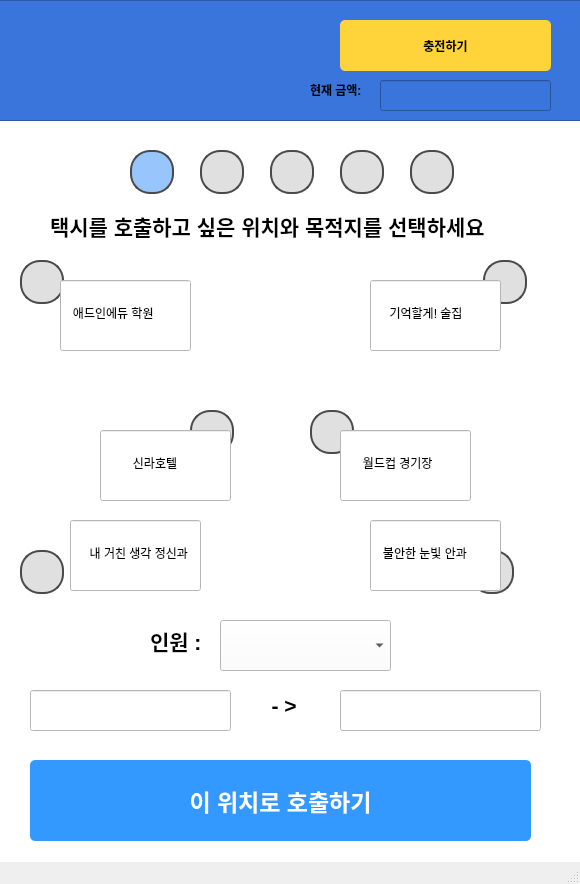
<?xml version="1.0" encoding="UTF-8"?>
<ui version="4.0">
 <class>MainWindow</class>
 <widget class="QMainWindow" name="MainWindow">
  <property name="geometry">
   <rect>
    <x>0</x>
    <y>0</y>
    <width>580</width>
    <height>884</height>
   </rect>
  </property>
  <property name="windowTitle">
   <string>MainWindow</string>
  </property>
  <widget class="QWidget" name="centralwidget">
   <property name="styleSheet">
    <string notr="true">background-color: white;
</string>
   </property>
   <widget class="QWidget" name="verticalLayoutWidget">
    <property name="geometry">
     <rect>
      <x>-10</x>
      <y>0</y>
      <width>621</width>
      <height>121</height>
     </rect>
    </property>
    <layout class="QVBoxLayout" name="verticalLayout">
     <item>
      <widget class="QFrame" name="frame">
       <property name="styleSheet">
        <string notr="true">background-color: #3A75DB
</string>
       </property>
       <property name="frameShape">
        <enum>QFrame::StyledPanel</enum>
       </property>
       <property name="frameShadow">
        <enum>QFrame::Raised</enum>
       </property>
       <widget class="QToolButton" name="ChargeBtn">
        <property name="geometry">
         <rect>
          <x>350</x>
          <y>20</y>
          <width>211</width>
          <height>51</height>
         </rect>
        </property>
        <property name="styleSheet">
         <string notr="true">background-color: #FFD43B;
color: black;
font-weight: bold;
border-radius: 5px;
padding: 5px 10px;
</string>
        </property>
        <property name="text">
         <string>충전하기</string>
        </property>
       </widget>
       <widget class="QLineEdit" name="Logo">
        <property name="geometry">
         <rect>
          <x>30</x>
          <y>20</y>
          <width>81</width>
          <height>71</height>
         </rect>
        </property>
        <property name="styleSheet">
         <string notr="true">QLineEdit {
    background-image: url(/home/lim/dev_ws/addintexi/UserGUI/data/icon/logo.png);
    background-repeat: no-repeat;
    background-position: center;
    background-size: cover; 
    border: none;
    padding: 0px;
}

</string>
        </property>
       </widget>
       <widget class="QLineEdit" name="LeftMoney">
        <property name="geometry">
         <rect>
          <x>390</x>
          <y>80</y>
          <width>171</width>
          <height>31</height>
         </rect>
        </property>
        <property name="readOnly">
         <bool>true</bool>
        </property>
       </widget>
       <widget class="QLabel" name="label_2">
        <property name="geometry">
         <rect>
          <x>320</x>
          <y>80</y>
          <width>66</width>
          <height>19</height>
         </rect>
        </property>
        <property name="font">
         <font>
          <weight>75</weight>
          <bold>true</bold>
         </font>
        </property>
        <property name="text">
         <string>현재 금액:</string>
        </property>
       </widget>
      </widget>
     </item>
    </layout>
   </widget>
   <widget class="QLineEdit" name="Prograss1">
    <property name="geometry">
     <rect>
      <x>130</x>
      <y>150</y>
      <width>44</width>
      <height>44</height>
     </rect>
    </property>
    <property name="styleSheet">
     <string notr="true">QLineEdit {
    background-color: #98C5FC;  /* 파란색 */
    color: #000000;
    border: 2px solid #4A4A4A; /* 테두리 - 회색 */
    border-radius: 20px;       /* 반지름을 크기에 맞춰 조정 */
    min-width: 40px;           /* 최소 너비 (원 크기) */
    min-height: 40px;          /* 최소 높이 (원 크기) */
    max-width: 40px;
    max-height: 40px;
    padding: 0px;
    text-align: center;
}


</string>
    </property>
   </widget>
   <widget class="QLineEdit" name="Prograss2">
    <property name="geometry">
     <rect>
      <x>200</x>
      <y>150</y>
      <width>44</width>
      <height>44</height>
     </rect>
    </property>
    <property name="styleSheet">
     <string notr="true">QLineEdit {
    background-color: #E0E0E0; /* 배경색 - 회색 */
    color: #000000;           /* 텍스트 색상 - 검정 */
    border: 2px solid #4A4A4A; /* 테두리 - 회색 */
    border-radius: 20px;       /* 반지름을 크기에 맞춰 조정 */
    min-width: 40px;           /* 최소 너비 (원 크기) */
    min-height: 40px;          /* 최소 높이 (원 크기) */
    max-width: 40px;
    max-height: 40px;
    padding: 0px;
    text-align: center;
}</string>
    </property>
   </widget>
   <widget class="QLineEdit" name="Prograss3">
    <property name="geometry">
     <rect>
      <x>270</x>
      <y>150</y>
      <width>44</width>
      <height>44</height>
     </rect>
    </property>
    <property name="styleSheet">
     <string notr="true">QLineEdit {
    background-color: #E0E0E0; /* 배경색 - 회색 */
    color: #000000;           /* 텍스트 색상 - 검정 */
    border: 2px solid #4A4A4A; /* 테두리 - 회색 */
    border-radius: 20px;       /* 반지름을 크기에 맞춰 조정 */
    min-width: 40px;           /* 최소 너비 (원 크기) */
    min-height: 40px;          /* 최소 높이 (원 크기) */
    max-width: 40px;
    max-height: 40px;
    padding: 0px;
    text-align: center;
}</string>
    </property>
   </widget>
   <widget class="QLineEdit" name="Prograss4">
    <property name="geometry">
     <rect>
      <x>340</x>
      <y>150</y>
      <width>44</width>
      <height>44</height>
     </rect>
    </property>
    <property name="styleSheet">
     <string notr="true">QLineEdit {
    background-color: #E0E0E0; /* 배경색 - 회색 */
    color: #000000;           /* 텍스트 색상 - 검정 */
    border: 2px solid #4A4A4A; /* 테두리 - 회색 */
    border-radius: 20px;       /* 반지름을 크기에 맞춰 조정 */
    min-width: 40px;           /* 최소 너비 (원 크기) */
    min-height: 40px;          /* 최소 높이 (원 크기) */
    max-width: 40px;
    max-height: 40px;
    padding: 0px;
    text-align: center;
}</string>
    </property>
   </widget>
   <widget class="QLineEdit" name="Prograss5">
    <property name="geometry">
     <rect>
      <x>410</x>
      <y>150</y>
      <width>44</width>
      <height>44</height>
     </rect>
    </property>
    <property name="styleSheet">
     <string notr="true">QLineEdit {
    background-color: #E0E0E0; /* 배경색 - 회색 */
    color: #000000;           /* 텍스트 색상 - 검정 */
    border: 2px solid #4A4A4A; /* 테두리 - 회색 */
    border-radius: 20px;       /* 반지름을 크기에 맞춰 조정 */
    min-width: 40px;           /* 최소 너비 (원 크기) */
    min-height: 40px;          /* 최소 높이 (원 크기) */
    max-width: 40px;
    max-height: 40px;
    padding: 0px;
    text-align: center;
}</string>
    </property>
   </widget>
   <widget class="QLineEdit" name="Map">
    <property name="geometry">
     <rect>
      <x>20</x>
      <y>260</y>
      <width>521</width>
      <height>351</height>
     </rect>
    </property>
    <property name="styleSheet">
     <string notr="true">QLineEdit {
    background-image: url(/home/lim/dev_ws/addintexi/UserGUI/data/map/map.png);
    background-repeat: no-repeat;
    background-position: center;
    background-size: cover; 
    border: none;
    padding: 0px;
}</string>
    </property>
    <property name="readOnly">
     <bool>true</bool>
    </property>
   </widget>
   <widget class="QLineEdit" name="Icon1">
    <property name="geometry">
     <rect>
      <x>20</x>
      <y>260</y>
      <width>44</width>
      <height>44</height>
     </rect>
    </property>
    <property name="styleSheet">
     <string notr="true">QLineEdit {
    background-color: #E0E0E0; /* 배경색 - 회색 */
    color: #000000;           /* 텍스트 색상 - 검정 */
    border: 2px solid #4A4A4A; /* 테두리 - 회색 */
    border-radius: 20px;       /* 반지름을 크기에 맞춰 조정 */
    min-width: 40px;           /* 최소 너비 (원 크기) */
    min-height: 40px;          /* 최소 높이 (원 크기) */
    max-width: 40px;
    max-height: 40px;
    padding: 0px;
    text-align: center;
}</string>
    </property>
    <property name="readOnly">
     <bool>true</bool>
    </property>
   </widget>
   <widget class="QLineEdit" name="Icon2">
    <property name="geometry">
     <rect>
      <x>483</x>
      <y>260</y>
      <width>44</width>
      <height>44</height>
     </rect>
    </property>
    <property name="styleSheet">
     <string notr="true">QLineEdit {
    background-color: #E0E0E0; /* 배경색 - 회색 */
    color: #000000;           /* 텍스트 색상 - 검정 */
    border: 2px solid #4A4A4A; /* 테두리 - 회색 */
    border-radius: 20px;       /* 반지름을 크기에 맞춰 조정 */
    min-width: 40px;           /* 최소 너비 (원 크기) */
    min-height: 40px;          /* 최소 높이 (원 크기) */
    max-width: 40px;
    max-height: 40px;
    padding: 0px;
    text-align: center;
}</string>
    </property>
    <property name="readOnly">
     <bool>true</bool>
    </property>
   </widget>
   <widget class="QLineEdit" name="Icon4">
    <property name="geometry">
     <rect>
      <x>470</x>
      <y>550</y>
      <width>44</width>
      <height>44</height>
     </rect>
    </property>
    <property name="styleSheet">
     <string notr="true">QLineEdit {
    background-color: #E0E0E0; /* 배경색 - 회색 */
    color: #000000;           /* 텍스트 색상 - 검정 */
    border: 2px solid #4A4A4A; /* 테두리 - 회색 */
    border-radius: 20px;       /* 반지름을 크기에 맞춰 조정 */
    min-width: 40px;           /* 최소 너비 (원 크기) */
    min-height: 40px;          /* 최소 높이 (원 크기) */
    max-width: 40px;
    max-height: 40px;
    padding: 0px;
    text-align: center;
}</string>
    </property>
    <property name="readOnly">
     <bool>true</bool>
    </property>
   </widget>
   <widget class="QLineEdit" name="Icon3">
    <property name="geometry">
     <rect>
      <x>20</x>
      <y>550</y>
      <width>44</width>
      <height>44</height>
     </rect>
    </property>
    <property name="styleSheet">
     <string notr="true">QLineEdit {
    background-color: #E0E0E0; /* 배경색 - 회색 */
    color: #000000;           /* 텍스트 색상 - 검정 */
    border: 2px solid #4A4A4A; /* 테두리 - 회색 */
    border-radius: 20px;       /* 반지름을 크기에 맞춰 조정 */
    min-width: 40px;           /* 최소 너비 (원 크기) */
    min-height: 40px;          /* 최소 높이 (원 크기) */
    max-width: 40px;
    max-height: 40px;
    padding: 0px;
    text-align: center;
}</string>
    </property>
    <property name="readOnly">
     <bool>true</bool>
    </property>
   </widget>
   <widget class="QLineEdit" name="Icon5">
    <property name="geometry">
     <rect>
      <x>190</x>
      <y>410</y>
      <width>44</width>
      <height>44</height>
     </rect>
    </property>
    <property name="styleSheet">
     <string notr="true">QLineEdit {
    background-color: #E0E0E0; /* 배경색 - 회색 */
    color: #000000;           /* 텍스트 색상 - 검정 */
    border: 2px solid #4A4A4A; /* 테두리 - 회색 */
    border-radius: 20px;       /* 반지름을 크기에 맞춰 조정 */
    min-width: 40px;           /* 최소 너비 (원 크기) */
    min-height: 40px;          /* 최소 높이 (원 크기) */
    max-width: 40px;
    max-height: 40px;
    padding: 0px;
    text-align: center;
}</string>
    </property>
    <property name="readOnly">
     <bool>true</bool>
    </property>
   </widget>
   <widget class="QLineEdit" name="Icon6">
    <property name="geometry">
     <rect>
      <x>310</x>
      <y>410</y>
      <width>44</width>
      <height>44</height>
     </rect>
    </property>
    <property name="styleSheet">
     <string notr="true">QLineEdit {
    background-color: #E0E0E0; /* 배경색 - 회색 */
    color: #000000;           /* 텍스트 색상 - 검정 */
    border: 2px solid #4A4A4A; /* 테두리 - 회색 */
    border-radius: 20px;       /* 반지름을 크기에 맞춰 조정 */
    min-width: 40px;           /* 최소 너비 (원 크기) */
    min-height: 40px;          /* 최소 높이 (원 크기) */
    max-width: 40px;
    max-height: 40px;
    padding: 0px;
    text-align: center;
}</string>
    </property>
    <property name="readOnly">
     <bool>true</bool>
    </property>
   </widget>
   <widget class="QLineEdit" name="Info1">
    <property name="geometry">
     <rect>
      <x>60</x>
      <y>280</y>
      <width>131</width>
      <height>71</height>
     </rect>
    </property>
    <property name="text">
     <string>   애드인에듀 학원</string>
    </property>
    <property name="readOnly">
     <bool>true</bool>
    </property>
   </widget>
   <widget class="QLineEdit" name="Info2">
    <property name="geometry">
     <rect>
      <x>370</x>
      <y>280</y>
      <width>131</width>
      <height>71</height>
     </rect>
    </property>
    <property name="text">
     <string>     기억할게! 술집</string>
    </property>
    <property name="readOnly">
     <bool>true</bool>
    </property>
   </widget>
   <widget class="QLineEdit" name="Info5">
    <property name="geometry">
     <rect>
      <x>100</x>
      <y>430</y>
      <width>131</width>
      <height>71</height>
     </rect>
    </property>
    <property name="text">
     <string>         신라호텔</string>
    </property>
    <property name="readOnly">
     <bool>true</bool>
    </property>
   </widget>
   <widget class="QLineEdit" name="Info6">
    <property name="geometry">
     <rect>
      <x>340</x>
      <y>430</y>
      <width>131</width>
      <height>71</height>
     </rect>
    </property>
    <property name="text">
     <string>      월드컵 경기장</string>
    </property>
    <property name="readOnly">
     <bool>true</bool>
    </property>
   </widget>
   <widget class="QLineEdit" name="Info3">
    <property name="geometry">
     <rect>
      <x>70</x>
      <y>520</y>
      <width>131</width>
      <height>71</height>
     </rect>
    </property>
    <property name="text">
     <string>     내 거친 생각 정신과</string>
    </property>
    <property name="readOnly">
     <bool>true</bool>
    </property>
   </widget>
   <widget class="QLineEdit" name="Info4">
    <property name="geometry">
     <rect>
      <x>370</x>
      <y>520</y>
      <width>131</width>
      <height>71</height>
     </rect>
    </property>
    <property name="text">
     <string>   불안한 눈빛 안과</string>
    </property>
    <property name="readOnly">
     <bool>true</bool>
    </property>
   </widget>
   <widget class="QPushButton" name="CheckBtn">
    <property name="geometry">
     <rect>
      <x>30</x>
      <y>760</y>
      <width>501</width>
      <height>81</height>
     </rect>
    </property>
    <property name="font">
     <font>
      <pointsize>17</pointsize>
      <weight>75</weight>
      <bold>true</bold>
     </font>
    </property>
    <property name="styleSheet">
     <string notr="true">background-color: #3399FF;
color: white;
font-weight: bold;
border-radius: 5px;
padding: 5px 10px;</string>
    </property>
    <property name="text">
     <string>이 위치로 호출하기</string>
    </property>
   </widget>
   <widget class="QLabel" name="label">
    <property name="geometry">
     <rect>
      <x>50</x>
      <y>210</y>
      <width>461</width>
      <height>31</height>
     </rect>
    </property>
    <property name="font">
     <font>
      <pointsize>16</pointsize>
      <weight>75</weight>
      <bold>true</bold>
     </font>
    </property>
    <property name="text">
     <string>택시를 호출하고 싶은 위치와 목적지를 선택하세요</string>
    </property>
   </widget>
   <widget class="QLabel" name="label_3">
    <property name="geometry">
     <rect>
      <x>150</x>
      <y>620</y>
      <width>71</width>
      <height>41</height>
     </rect>
    </property>
    <property name="font">
     <font>
      <pointsize>16</pointsize>
      <weight>75</weight>
      <bold>true</bold>
     </font>
    </property>
    <property name="text">
     <string>인원 : </string>
    </property>
   </widget>
   <widget class="QComboBox" name="comboBox">
    <property name="geometry">
     <rect>
      <x>220</x>
      <y>620</y>
      <width>171</width>
      <height>51</height>
     </rect>
    </property>
   </widget>
   <widget class="QLineEdit" name="start">
    <property name="geometry">
     <rect>
      <x>30</x>
      <y>690</y>
      <width>201</width>
      <height>41</height>
     </rect>
    </property>
    <property name="readOnly">
     <bool>true</bool>
    </property>
   </widget>
   <widget class="QLineEdit" name="destination">
    <property name="geometry">
     <rect>
      <x>340</x>
      <y>690</y>
      <width>201</width>
      <height>41</height>
     </rect>
    </property>
    <property name="readOnly">
     <bool>true</bool>
    </property>
   </widget>
   <widget class="QLabel" name="label_4">
    <property name="geometry">
     <rect>
      <x>260</x>
      <y>680</y>
      <width>41</width>
      <height>51</height>
     </rect>
    </property>
    <property name="font">
     <font>
      <pointsize>16</pointsize>
      <weight>75</weight>
      <bold>true</bold>
     </font>
    </property>
    <property name="text">
     <string>  - &gt;</string>
    </property>
   </widget>
  </widget>
  <widget class="QStatusBar" name="statusbar"/>
 </widget>
 <resources/>
 <connections/>
</ui>
